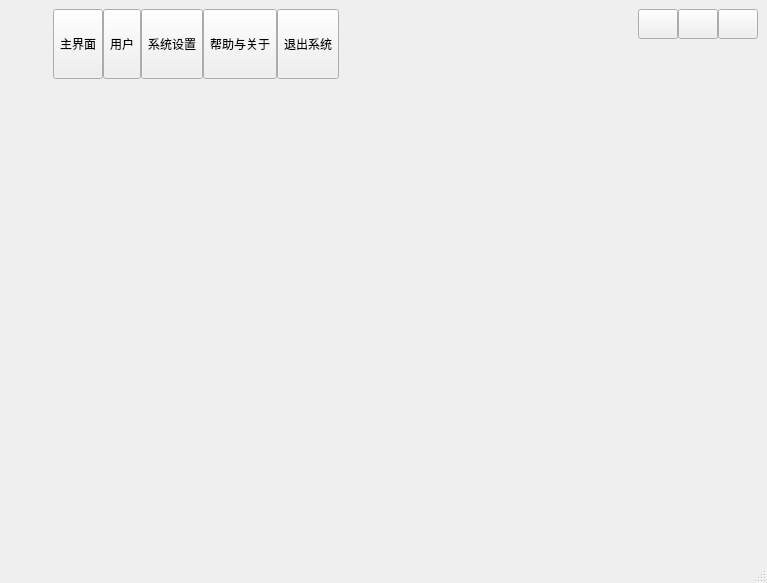
<?xml version="1.0" encoding="UTF-8"?>
<ui version="4.0">
 <class>MainWindow</class>
 <widget class="QMainWindow" name="MainWindow">
  <property name="geometry">
   <rect>
    <x>0</x>
    <y>0</y>
    <width>767</width>
    <height>583</height>
   </rect>
  </property>
  <property name="windowTitle">
   <string>MainWindow</string>
  </property>
  <property name="toolButtonStyle">
   <enum>Qt::ToolButtonIconOnly</enum>
  </property>
  <widget class="QWidget" name="centralwidget">
   <layout class="QGridLayout" name="gridLayout_3">
    <item row="0" column="0">
     <widget class="QWidget" name="widgetTitle" native="true">
      <property name="sizePolicy">
       <sizepolicy hsizetype="Preferred" vsizetype="Fixed">
        <horstretch>0</horstretch>
        <verstretch>0</verstretch>
       </sizepolicy>
      </property>
      <layout class="QHBoxLayout" name="horizontalLayout_2">
       <property name="spacing">
        <number>10</number>
       </property>
       <property name="leftMargin">
        <number>10</number>
       </property>
       <property name="topMargin">
        <number>0</number>
       </property>
       <property name="rightMargin">
        <number>0</number>
       </property>
       <property name="bottomMargin">
        <number>0</number>
       </property>
       <item>
        <widget class="QLabel" name="labIco">
         <property name="text">
          <string/>
         </property>
         <property name="alignment">
          <set>Qt::AlignCenter</set>
         </property>
        </widget>
       </item>
       <item>
        <widget class="QLabel" name="labTitle">
         <property name="styleSheet">
          <string notr="true"/>
         </property>
         <property name="text">
          <string/>
         </property>
         <property name="alignment">
          <set>Qt::AlignLeading|Qt::AlignLeft|Qt::AlignVCenter</set>
         </property>
        </widget>
       </item>
       <item>
        <widget class="QWidget" name="widgetTop" native="true">
         <layout class="QHBoxLayout" name="horizontalLayout_3">
          <property name="spacing">
           <number>0</number>
          </property>
          <property name="leftMargin">
           <number>0</number>
          </property>
          <property name="topMargin">
           <number>0</number>
          </property>
          <property name="rightMargin">
           <number>0</number>
          </property>
          <property name="bottomMargin">
           <number>0</number>
          </property>
          <item>
           <widget class="QToolButton" name="btnMain">
            <property name="sizePolicy">
             <sizepolicy hsizetype="Fixed" vsizetype="Expanding">
              <horstretch>0</horstretch>
              <verstretch>0</verstretch>
             </sizepolicy>
            </property>
            <property name="text">
             <string>主界面</string>
            </property>
            <property name="icon">
             <iconset resource="res.qrc">
              <normaloff>:/main/res/icon/main_main.png</normaloff>:/main/res/icon/main_main.png</iconset>
            </property>
            <property name="toolButtonStyle">
             <enum>Qt::ToolButtonTextUnderIcon</enum>
            </property>
           </widget>
          </item>
          <item>
           <widget class="QToolButton" name="btnUser">
            <property name="sizePolicy">
             <sizepolicy hsizetype="Fixed" vsizetype="Expanding">
              <horstretch>0</horstretch>
              <verstretch>0</verstretch>
             </sizepolicy>
            </property>
            <property name="styleSheet">
             <string notr="true"/>
            </property>
            <property name="text">
             <string>用户</string>
            </property>
            <property name="icon">
             <iconset resource="res.qrc">
              <normaloff>:/main/res/icon/main_company.png</normaloff>:/main/res/icon/main_company.png</iconset>
            </property>
            <property name="toolButtonStyle">
             <enum>Qt::ToolButtonTextUnderIcon</enum>
            </property>
           </widget>
          </item>
          <item>
           <widget class="QToolButton" name="btnConfig">
            <property name="sizePolicy">
             <sizepolicy hsizetype="Fixed" vsizetype="Expanding">
              <horstretch>0</horstretch>
              <verstretch>0</verstretch>
             </sizepolicy>
            </property>
            <property name="text">
             <string>系统设置</string>
            </property>
            <property name="icon">
             <iconset resource="res.qrc">
              <normaloff>:/main/res/icon/main_config.png</normaloff>:/main/res/icon/main_config.png</iconset>
            </property>
            <property name="toolButtonStyle">
             <enum>Qt::ToolButtonTextUnderIcon</enum>
            </property>
           </widget>
          </item>
          <item>
           <widget class="QToolButton" name="btnHelp">
            <property name="sizePolicy">
             <sizepolicy hsizetype="Fixed" vsizetype="Expanding">
              <horstretch>0</horstretch>
              <verstretch>0</verstretch>
             </sizepolicy>
            </property>
            <property name="styleSheet">
             <string notr="true"/>
            </property>
            <property name="text">
             <string>帮助与关于</string>
            </property>
            <property name="icon">
             <iconset resource="res.qrc">
              <normaloff>:/main/res/icon/main_person.png</normaloff>:/main/res/icon/main_person.png</iconset>
            </property>
            <property name="toolButtonStyle">
             <enum>Qt::ToolButtonTextUnderIcon</enum>
            </property>
           </widget>
          </item>
          <item>
           <widget class="QToolButton" name="btnExit">
            <property name="sizePolicy">
             <sizepolicy hsizetype="Fixed" vsizetype="Expanding">
              <horstretch>0</horstretch>
              <verstretch>0</verstretch>
             </sizepolicy>
            </property>
            <property name="styleSheet">
             <string notr="true"/>
            </property>
            <property name="text">
             <string>退出系统</string>
            </property>
            <property name="icon">
             <iconset resource="res.qrc">
              <normaloff>:/main/res/icon/main_exit.png</normaloff>:/main/res/icon/main_exit.png</iconset>
            </property>
            <property name="toolButtonStyle">
             <enum>Qt::ToolButtonTextUnderIcon</enum>
            </property>
           </widget>
          </item>
         </layout>
        </widget>
       </item>
       <item>
        <spacer name="horizontalSpacer">
         <property name="orientation">
          <enum>Qt::Horizontal</enum>
         </property>
         <property name="sizeHint" stdset="0">
          <size>
           <width>40</width>
           <height>20</height>
          </size>
         </property>
        </spacer>
       </item>
       <item>
        <widget class="QWidget" name="header" native="true">
         <property name="minimumSize">
          <size>
           <width>50</width>
           <height>50</height>
          </size>
         </property>
         <property name="maximumSize">
          <size>
           <width>100</width>
           <height>16777215</height>
          </size>
         </property>
         <property name="styleSheet">
          <string notr="true"/>
         </property>
        </widget>
       </item>
       <item>
        <widget class="QWidget" name="widgetMenu" native="true">
         <layout class="QGridLayout" name="gridLayout_2">
          <property name="leftMargin">
           <number>0</number>
          </property>
          <property name="topMargin">
           <number>0</number>
          </property>
          <property name="rightMargin">
           <number>0</number>
          </property>
          <property name="bottomMargin">
           <number>0</number>
          </property>
          <property name="spacing">
           <number>0</number>
          </property>
          <item row="0" column="1">
           <widget class="QPushButton" name="btnMenu_Min">
            <property name="sizePolicy">
             <sizepolicy hsizetype="Minimum" vsizetype="Expanding">
              <horstretch>0</horstretch>
              <verstretch>0</verstretch>
             </sizepolicy>
            </property>
            <property name="minimumSize">
             <size>
              <width>30</width>
              <height>30</height>
             </size>
            </property>
            <property name="cursor">
             <cursorShape>ArrowCursor</cursorShape>
            </property>
            <property name="focusPolicy">
             <enum>Qt::NoFocus</enum>
            </property>
            <property name="toolTip">
             <string>最小化</string>
            </property>
            <property name="text">
             <string/>
            </property>
           </widget>
          </item>
          <item row="1" column="1" colspan="3">
           <spacer name="verticalSpacer_2">
            <property name="orientation">
             <enum>Qt::Vertical</enum>
            </property>
            <property name="sizeHint" stdset="0">
             <size>
              <width>20</width>
              <height>40</height>
             </size>
            </property>
           </spacer>
          </item>
          <item row="0" column="3">
           <widget class="QPushButton" name="btnMenu_Close">
            <property name="sizePolicy">
             <sizepolicy hsizetype="Minimum" vsizetype="Expanding">
              <horstretch>0</horstretch>
              <verstretch>0</verstretch>
             </sizepolicy>
            </property>
            <property name="minimumSize">
             <size>
              <width>30</width>
              <height>30</height>
             </size>
            </property>
            <property name="cursor">
             <cursorShape>ArrowCursor</cursorShape>
            </property>
            <property name="focusPolicy">
             <enum>Qt::NoFocus</enum>
            </property>
            <property name="toolTip">
             <string>关闭</string>
            </property>
            <property name="text">
             <string/>
            </property>
           </widget>
          </item>
          <item row="0" column="2">
           <widget class="QPushButton" name="btnMenu_Max">
            <property name="sizePolicy">
             <sizepolicy hsizetype="Minimum" vsizetype="Expanding">
              <horstretch>0</horstretch>
              <verstretch>0</verstretch>
             </sizepolicy>
            </property>
            <property name="minimumSize">
             <size>
              <width>30</width>
              <height>30</height>
             </size>
            </property>
            <property name="focusPolicy">
             <enum>Qt::NoFocus</enum>
            </property>
            <property name="text">
             <string/>
            </property>
           </widget>
          </item>
         </layout>
        </widget>
       </item>
      </layout>
     </widget>
    </item>
    <item row="1" column="0">
     <widget class="QStackedWidget" name="stackedWidget">
      <property name="currentIndex">
       <number>3</number>
      </property>
      <widget class="QWidget" name="mainPage"/>
      <widget class="QWidget" name="projectPage"/>
      <widget class="QWidget" name="systemSetPage"/>
      <widget class="QWidget" name="helpAndAboutPage"/>
      <widget class="QWidget" name="userWidget"/>
     </widget>
    </item>
   </layout>
  </widget>
  <widget class="QMenuBar" name="menubar">
   <property name="geometry">
    <rect>
     <x>0</x>
     <y>0</y>
     <width>767</width>
     <height>21</height>
    </rect>
   </property>
  </widget>
  <widget class="QStatusBar" name="statusBar"/>
 </widget>
 <resources>
  <include location="res.qrc"/>
 </resources>
 <connections/>
</ui>
